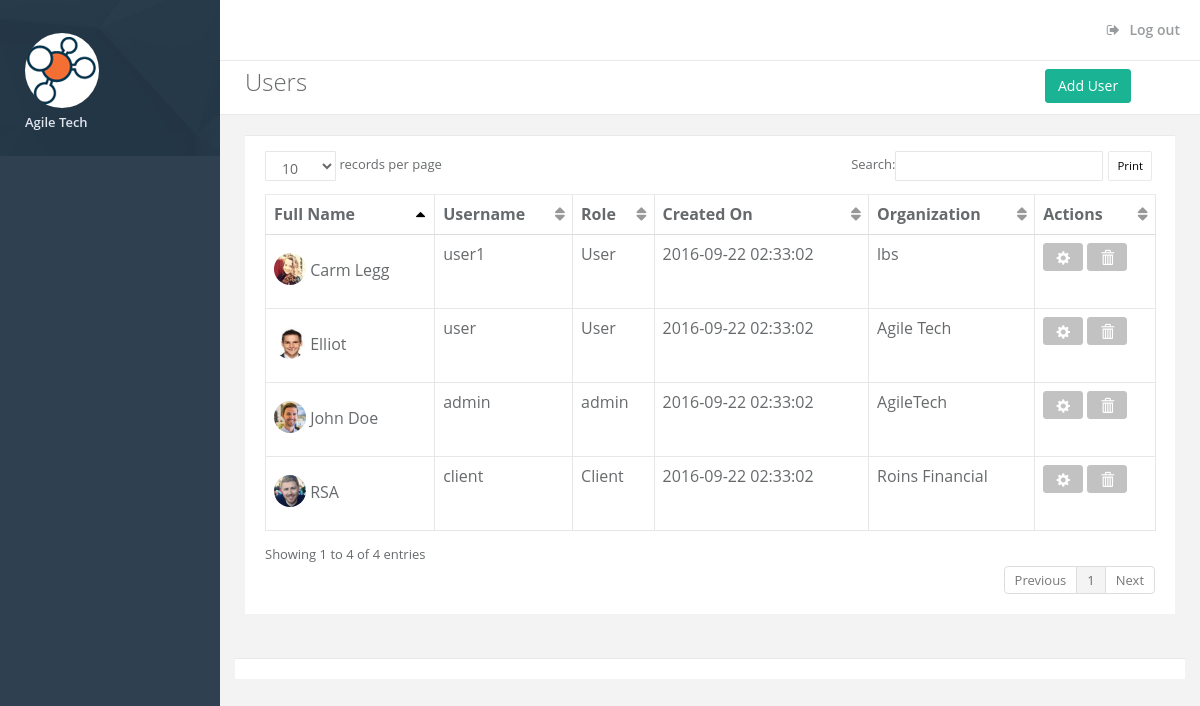
Screenshot of /index.php/projects/edit_user with the database file from the repository.
### tables this page shows
CREATE TABLE IF NOT EXISTS `ag_users` (
  `username` varchar(100) NOT NULL,
  `password` varchar(50) NOT NULL,
  `user_role` varchar(50) NOT NULL,
  `created_date` timestamp NOT NULL DEFAULT CURRENT_TIMESTAMP,
  `user_type_id` int(11) NOT NULL,
  `fullname` varchar(50) DEFAULT NULL,
  `organization` varchar(50) DEFAULT NULL,
  `email` varchar(50) DEFAULT NULL,
  `client_id` int(11) DEFAULT NULL,
  `filename` varchar(500) DEFAULT NULL,
  PRIMARY KEY (`username`),
  KEY `FK_ag_users_ag_user_type_mst` (`user_type_id`),
  CONSTRAINT `FK_ag_users_ag_user_type_mst` FOREIGN KEY (`user_type_id`) REFERENCES `ag_user_type_mst` (`user_type_id`)
);

### application/controllers/Projects.php (called while the page is built, shortened)
<?php
class Projects extends CI_Controller {
	function __construct() {
		$this->load->helper('url');
		$this->load->library('session');
	}
	public function edit_user()
	{
		$config['upload_path'] = './uploads/';
		$config['allowed_types'] = '*';
		$config['max_size']	= '134217728';
		$this->load->library('upload', $config);
		$this->upload->do_upload();
		$upload_data=$this->upload->data();
		$user_role="";
		if($this->security->xss_clean($this->input->post('role'))=='1')
		{
			$user_role="Admin";
		}
		elseif($this->security->xss_clean($this->input->post('role'))=='2')
		{
			$user_role="User";
		}
		else {
			$user_role="Client";
		}
		$datam= array(
				'password'=>$this->input->post('password'),
				'user_role'=>$user_role,
				'user_type_id'=>$this->input->post('role'),
				'fullname'=>$this->input->post('fullname'),
				'organization'=>$this->input->post('organization'),
				'email'=>$this->input->post('email'),
				'filename'=>$this->security->sanitize_filename($upload_data['file_name']));
		$this->load->model('Usersmodel');
		$this->Usersmodel->update_user($this->security->xss_clean($this->input->post('username')),$this->security->xss_clean($datam));
		$results=$this->Usersmodel->get_users();
		$data=array('results'=>$results);
		$this->load->view('menu');
		$this->load->view('border');
		$this->load->view('users',$data);
	}
}

### index.php (called while the page is built, shortened)
<?php
require_once BASEPATH.'core/CodeIgniter.php';

### application/models/Usersmodel.php (called while the page is built, shortened)
<?php
class Usersmodel extends CI_Model {
	public function get_users()
	{
		$query=$this->db->get('ag_users');
		return $query->result() ;
	}
	public function update_user($username,$datam)
	{
		$this->db->where('username', $username);
		$this->db->update('ag_users', $datam);
	}
}

### application/views/users.php (the view, shortened to what this page needs)
<!DOCTYPE html>
<html>
<head>
    <link href="<?php echo base_url();?>assets/css/bootstrap.min.css" rel="stylesheet">
    <link href="<?php echo base_url();?>assets/font-awesome/css/font-awesome.css" rel="stylesheet">
    <link href="<?php echo base_url();?>assets/css/plugins/dataTables/dataTables.bootstrap.css" rel="stylesheet">
    <link href="<?php echo base_url();?>assets/css/plugins/dataTables/dataTables.responsive.css" rel="stylesheet">
    <link href="<?php echo base_url();?>assets/css/plugins/dataTables/dataTables.tableTools.min.css" rel="stylesheet">
    <link href="<?php echo base_url();?>assets/css/animate.css" rel="stylesheet">
    <link href="<?php echo base_url();?>assets/css/style.css" rel="stylesheet">
</head>
<body class="no-skin-config">
    <div id="wrapper">
        <div id="page-wrapper" class="gray-bg">
            <div class="row wrapper border-bottom white-bg page-heading">
                <div class="col-lg-10">
                    <h2>Users</h2>
                </div>
                <div class="col-lg-2">
				<h2><a class="btn btn-primary " href="<?php echo base_url();?>Menus/add_user" >Add User</a></h2>
                </div>
            </div>
        <div class="wrapper wrapper-content animated fadeInRight">
            <div class="row">
                <div class="col-lg-12">
                <div class="ibox float-e-margins">
                    <div class="ibox-content">
                    <table class="table table-bordered table-hover dataTables-example" >
                   <thead>
                    <tr>
                        <th>Full Name</th>
                        <th>Username</th>
                        <th>Role</th>
                        <th>Created On</th>
                        <th>Organization</th>
                        <th>Actions</th>
                    </tr>
                    </thead>
                    <tbody>
                   <?php foreach($results as $records){?>
                    <tr >
                        <td><div class="team-members"> <img class="img-circle" data-placement="top" src="<?php echo(base_url()."./uploads/".$records->filename);?>"/>&nbsp;<?php echo $records->fullname ;?></div></td>
                        <td><?php echo $records->username ;?>
                        </td>
                        <td><?php echo $records->user_role ;?></td>
                        <td class="center"><?php echo $records->created_date ;?></td>
                        <td class="center"><?php echo $records->organization ;?></td>
                        <td>
                        <a href="<?php echo base_url();?>Menus/view_user_by_username/<?php echo $records->username ;?>">
                        <button type="button" class="btn btn-default" data-toggle="tooltip" data-placement="bottom" title="Edit" aria-label="Left Align">
  							<span class="glyphicon glyphicon-cog" aria-hidden="true"></span>
							</button></a>
						<button type="button" class="btn btn-default" data-toggle="tooltip" data-placement="bottom" title="Delete" onclick="deleteUser('<?php echo $records->username ;?>');" aria-label="right Align">
 						<span class="glyphicon glyphicon-trash" aria-hidden="true"></span>
						</button>
						</td>
                    </tr>
                  <?php }?>
                    </tbody>
                    </table>
                    </div>
                </div>
            </div>
            </div>
        <div class="footer">
        </div>
        </div>
        </div>
</body>
</html>

### application/views/menu.php (shortened to what this page needs)
<nav class="navbar-default navbar-static-side" role="navigation">
      <div class="sidebar-collapse">
          <ul class="nav" id="side-menu">
              <li class="nav-header">
                  <div class="dropdown profile-element"> <span>
                          <img alt="image" class="img-circle" src="<?php echo(base_url()."./uploads/"."display_logo.jpg");?>" />
                           </span>
                      <a data-toggle="dropdown" class="dropdown-toggle" href="#">
                          <span class="clear"> <span class="block m-t-xs"> <strong class="font-bold">Agile Tech</strong>
                           </span> <span class="text-muted text-xs block"> </span> </span> </a>
                  </div>
              </li>
       </ul>
      </div>
  </nav>

### application/views/border.php
<div class="row border-bottom">
<nav class="navbar navbar-static-top white-bg" role="navigation" style="margin-bottom: 0">
           <ul class="nav navbar-top-links navbar-right">
               <li>
                   <a href="<?php echo base_url();?>Login/logout">
                       <i class="fa fa-sign-out"></i> Log out
                   </a>
               </li>
           </ul>
       </nav>
       </div>

### rows the page displays
ag_users: filename (picture), fullname "John Doe", username "admin", user_role "admin", created_date "2016-09-22 02:33:02", organization "AgileTech"
ag_users: filename (picture), fullname "RSA", username "client", user_role "Client", created_date "2016-09-22 02:33:02", organization "Roins Financial"
ag_users: filename (picture), fullname "Elliot", username "user", user_role "User", created_date "2016-09-22 02:33:02", organization "Agile Tech"
ag_users: filename (picture), fullname "Carm Legg", username "user1", user_role "User", created_date "2016-09-22 02:33:02", organization "lbs"
